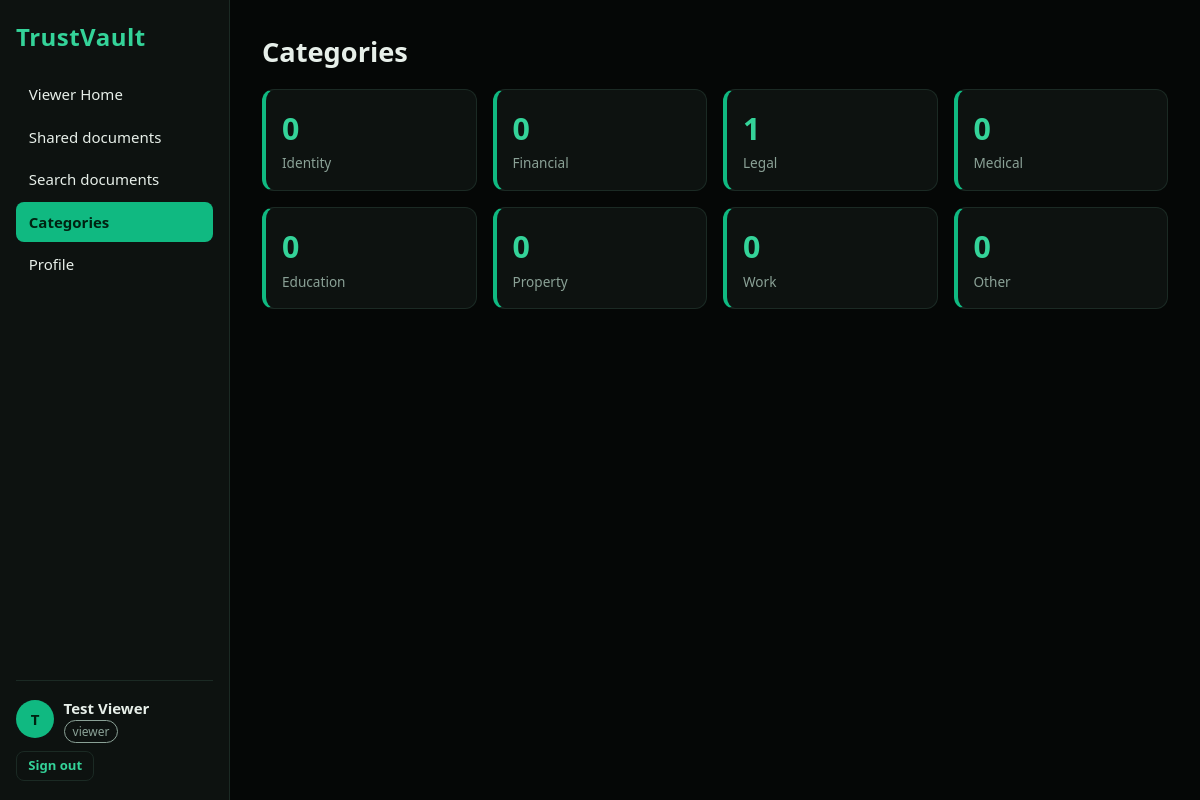
Page /categories (signed in) on the committed database.
### tables this page shows
CREATE TABLE users(
  id INTEGER PRIMARY KEY AUTOINCREMENT, name TEXT NOT NULL, email TEXT NOT NULL UNIQUE,
  password TEXT NOT NULL, role TEXT NOT NULL DEFAULT 'owner', avatar TEXT, created_at TEXT NOT NULL);

### TrustVault/app/__init__.py (the view)
@app.route("/categories")
@login_required
def categories():
    where, args = visible()
    rows = many(f"SELECT d.category, COUNT(*) n FROM documents d WHERE {where} GROUP BY d.category", args)
    counts = {r["category"]: r["n"] for r in rows}
    return render_template("categories.html", counts=counts)

### TrustVault/app/__init__.py (called while the page is built)
def db():
    if "db" not in g:
        g.db = sqlite3.connect(DB_PATH)
        g.db.row_factory = sqlite3.Row
    return g.db

def one(sql, args=()):
    return db().execute(sql, args).fetchone()

def many(sql, args=()):
    return db().execute(sql, args).fetchall()

def csrf():
    if "csrf" not in session:
        session["csrf"] = secrets.token_hex(16)
    return session["csrf"]

@app.context_processor
def inject():
    return dict(csrf=csrf, CATEGORIES=CATEGORIES)

@app.before_request
def load_user():
    g.user = None
    if session.get("uid"):
        g.user = one("SELECT * FROM users WHERE id=?", (session["uid"],))
        if not g.user:
            session.clear()
    if request.method == "POST":
        if not secrets.compare_digest(request.form.get("_csrf", ""), session.get("csrf", "")):
            abort(400, "Invalid form token. Reload the page and try again.")

def login_required(f):
    @functools.wraps(f)
    def w(*a, **k):
        if not g.user:
            return redirect(url_for("login"))
        return f(*a, **k)
    return w

def visible():
    if g.user["role"] == "admin":
        return "1=1", []
    return "(d.owner_id=? OR d.id IN (SELECT doc_id FROM shares WHERE user_id=?))", [g.user["id"]] * 2

### TrustVault/app/templates/categories.html (shortened to what this page needs)
{% extends "base.html" %}
{% block content %}
<h1>Categories</h1>
<div class="stats">
{% for c in CATEGORIES %}
  <a class="stat link" href="{{ url_for('search', category=c) }}"><b>{{ counts.get(c, 0) }}</b><span>{{ c }}</span></a>
{% endfor %}
</div>
{% endblock %}

### TrustVault/app/templates/base.html (shortened to what this page needs)
<!doctype html>
<html lang="en">
<head>
<link rel="stylesheet" href="{{ url_for('static', filename='style.css') }}">
</head>
<body>
{% if g.user %}
{% set ep = request.endpoint %}
<aside class="side">
  <div class="brand big">TrustVault</div>
  <nav>
    {% if g.user.role == 'admin' %}
    <a href="{{ url_for('admin_home') }}" class="{{ 'on' if ep=='admin_home' }}">Admin Home</a>
    <a href="{{ url_for('dashboard') }}" class="{{ 'on' if ep=='dashboard' }}">Dashboard</a>
    {% elif g.user.role == 'owner' %}
    <a href="{{ url_for('owner_home') }}" class="{{ 'on' if ep=='owner_home' }}">Owner Home</a>
    {% elif g.user.role == 'viewer' %}
    <a href="{{ url_for('viewer_home') }}" class="{{ 'on' if ep=='viewer_home' }}">Viewer Home</a>
    {% endif %}
    {% if g.user.role != 'viewer' %}
    <a href="{{ url_for('documents') }}" class="{{ 'on' if ep in ('documents','doc') }}">My documents</a>
    {% else %}
    <a href="{{ url_for('documents') }}" class="{{ 'on' if ep in ('documents','doc') }}">Shared documents</a>
    {% endif %}
    <a href="{{ url_for('search') }}" class="{{ 'on' if ep=='search' }}">Search documents</a>
    <a href="{{ url_for('categories') }}" class="{{ 'on' if ep=='categories' }}">Categories</a>
    <a href="{{ url_for('profile') }}" class="{{ 'on' if ep=='profile' }}">Profile</a>
  </nav>
  <div class="me">
    {% if g.user.avatar %}<img class="av" src="{{ url_for('avatar', name=g.user.avatar) }}" alt="">{% else %}<span class="av">{{ g.user.name[:1]|upper }}</span>{% endif %}
    <div><strong>{{ g.user.name }}</strong><br><span class="role {{ g.user.role }}">{{ g.user.role }}</span></div>
    <form method="post" action="{{ url_for('logout') }}"><input type="hidden" name="_csrf" value="{{ csrf() }}"><button class="ghost sm">Sign out</button></form>
  </div>
</aside>
{% endif %}
<main class="{{ 'main' if g.user else 'auth' }}">
  {% block content %}{% endblock %}
</main>
</body>
</html>

### TrustVault/app/static/style.css (style rules this page uses)
:root { --bg:#050706;--panel:#0d1210;--line:#1b2a24;--text:#e7efe9;--muted:#8aa196;--em:#10b981;--em2:#34d399;--red:#ef4444;--amber:#f59e0b }
* { box-sizing:border-box }
body { margin:0;background:var(--bg);color:var(--text);font:15px/1.5 "Segoe UI",system-ui,-apple-system,Roboto,sans-serif }
a { color:var(--em2);text-decoration:none }
h1 { font-size:1.7rem;margin:0 0 1rem }
.sm { font-size:.82rem }
.brand { font-weight:700;color:var(--em2);letter-spacing:.02em }
.brand.big { font-size:1.5rem }
.side { position:fixed;inset:0 auto 0 0;width:230px;background:var(--panel);border-right:1px solid var(--line);padding:1.2rem 1rem;display:flex;flex-direction:column;gap:1.2rem;z-index:20;overflow-y:auto }
.side nav { display:flex;flex-direction:column;gap:.15rem;flex:1 }
.side nav a { padding:.55rem .8rem;border-radius:8px;color:var(--text) }
.side nav a.on { background:var(--em);color:#021;font-weight:600 }
.me { display:flex;flex-wrap:wrap;gap:.6rem;align-items:center;border-top:1px solid var(--line);padding-top:1rem }
.av { width:38px;height:38px;border-radius:50%;object-fit:cover;background:var(--em);color:#021;display:inline-flex;align-items:center;justify-content:center;font-weight:700 }
.role { font-size:.75rem;padding:.1rem .5rem;border-radius:99px;border:1px solid var(--em);color:var(--em2) }
.role.viewer { border-color:var(--muted);color:var(--muted) }
.main { margin-left:230px;padding:2rem;max-width:1100px }
.btn,button { font:inherit;cursor:pointer;border:0;border-radius:8px;padding:.6rem 1.1rem;background:var(--em);color:#021;font-weight:600;display:inline-block }
button.ghost { background:transparent;color:var(--em2);border:1px solid var(--line) }
button.sm { padding:.25rem .7rem;font-size:.82rem }
.stats { display:grid;grid-template-columns:repeat(auto-fill,minmax(190px,1fr));gap:1rem;margin-bottom:1.2rem }
.stat { background:var(--panel);border:1px solid var(--line);border-left:4px solid var(--em);border-radius:12px;padding:1rem;color:var(--text) }
.stat b { display:block;font-size:1.9rem;color:var(--em2) }
.stat span { color:var(--muted);font-size:.85rem }

### rows in the picture
users: user "T", user.name "Test Viewer", user.role "viewer"

### other values in the picture
{{ counts.get(c, 0) }} "0" "0" "1" "0" "0" "0" "0" "0"
{{ c }} "Identity" "Financial" "Legal" "Medical" "Education" "Property" "Work" "Other"
